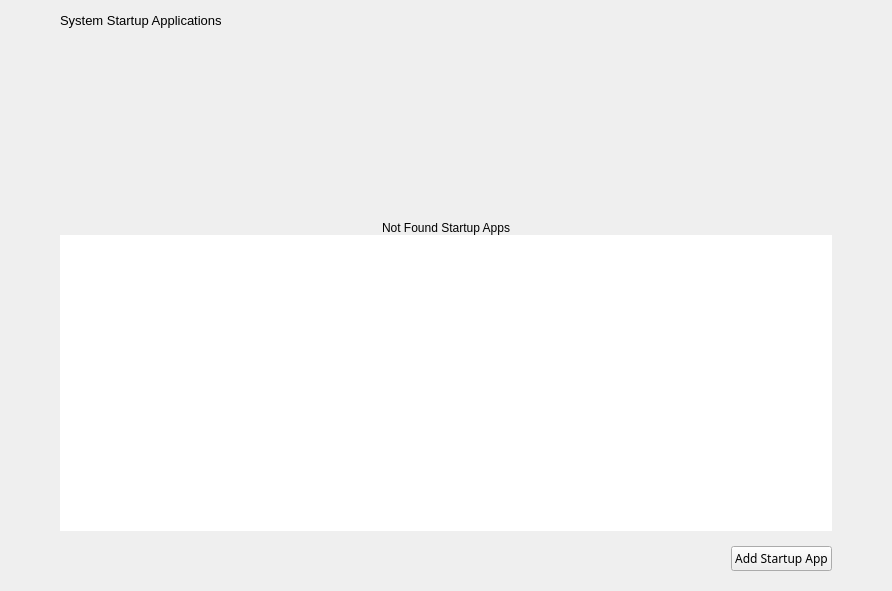
<?xml version="1.0" encoding="UTF-8"?>
<ui version="4.0">
 <class>StartupAppsPage</class>
 <widget class="QWidget" name="StartupAppsPage">
  <property name="geometry">
   <rect>
    <x>0</x>
    <y>0</y>
    <width>892</width>
    <height>591</height>
   </rect>
  </property>
  <property name="windowTitle">
   <string>Startup Apps</string>
  </property>
  <layout class="QGridLayout" name="gridLayout">
   <property name="leftMargin">
    <number>0</number>
   </property>
   <property name="topMargin">
    <number>0</number>
   </property>
   <property name="rightMargin">
    <number>0</number>
   </property>
   <property name="bottomMargin">
    <number>0</number>
   </property>
   <property name="spacing">
    <number>0</number>
   </property>
   <item row="0" column="0">
    <widget class="QWidget" name="widgetStartupApps" native="true">
     <property name="sizePolicy">
      <sizepolicy hsizetype="Preferred" vsizetype="Expanding">
       <horstretch>0</horstretch>
       <verstretch>0</verstretch>
      </sizepolicy>
     </property>
     <property name="cursor">
      <cursorShape>ArrowCursor</cursorShape>
     </property>
     <property name="styleSheet">
      <string notr="true"/>
     </property>
     <layout class="QGridLayout" name="gridLayout_2">
      <property name="leftMargin">
       <number>60</number>
      </property>
      <property name="topMargin">
       <number>10</number>
      </property>
      <property name="rightMargin">
       <number>60</number>
      </property>
      <property name="bottomMargin">
       <number>20</number>
      </property>
      <property name="spacing">
       <number>5</number>
      </property>
      <item row="0" column="1">
       <spacer name="horizontalSpacer">
        <property name="orientation">
         <enum>Qt::Horizontal</enum>
        </property>
        <property name="sizeHint" stdset="0">
         <size>
          <width>40</width>
          <height>20</height>
         </size>
        </property>
       </spacer>
      </item>
      <item row="5" column="2">
       <widget class="QPushButton" name="btnAddStartupApp">
        <property name="sizePolicy">
         <sizepolicy hsizetype="Fixed" vsizetype="Fixed">
          <horstretch>0</horstretch>
          <verstretch>0</verstretch>
         </sizepolicy>
        </property>
        <property name="font">
         <font>
          <family>NanumGothic</family>
         </font>
        </property>
        <property name="cursor">
         <cursorShape>PointingHandCursor</cursorShape>
        </property>
        <property name="focusPolicy">
         <enum>Qt::NoFocus</enum>
        </property>
        <property name="accessibleName">
         <string notr="true">primary</string>
        </property>
        <property name="styleSheet">
         <string notr="true"/>
        </property>
        <property name="text">
         <string>Add Startup App</string>
        </property>
       </widget>
      </item>
      <item row="0" column="0" alignment="Qt::AlignLeft">
       <widget class="QLabel" name="lblStartupAppsTitle">
        <property name="font">
         <font>
          <pointsize>10</pointsize>
          <italic>false</italic>
         </font>
        </property>
        <property name="accessibleName">
         <string/>
        </property>
        <property name="styleSheet">
         <string notr="true"/>
        </property>
        <property name="text">
         <string notr="true">System Startup Applications</string>
        </property>
       </widget>
      </item>
      <item row="4" column="0" colspan="3">
       <spacer name="verticalSpacer_2">
        <property name="orientation">
         <enum>Qt::Vertical</enum>
        </property>
        <property name="sizeType">
         <enum>QSizePolicy::Fixed</enum>
        </property>
        <property name="sizeHint" stdset="0">
         <size>
          <width>20</width>
          <height>10</height>
         </size>
        </property>
       </spacer>
      </item>
      <item row="1" column="0" colspan="3">
       <widget class="QWidget" name="verticalWidget" native="true">
        <layout class="QVBoxLayout" name="verticalLayout">
         <property name="spacing">
          <number>0</number>
         </property>
         <property name="leftMargin">
          <number>0</number>
         </property>
         <property name="topMargin">
          <number>0</number>
         </property>
         <property name="rightMargin">
          <number>0</number>
         </property>
         <property name="bottomMargin">
          <number>0</number>
         </property>
         <item>
          <widget class="QWidget" name="notFoundWidget" native="true">
           <property name="sizePolicy">
            <sizepolicy hsizetype="Preferred" vsizetype="Expanding">
             <horstretch>0</horstretch>
             <verstretch>0</verstretch>
            </sizepolicy>
           </property>
           <property name="minimumSize">
            <size>
             <width>0</width>
             <height>200</height>
            </size>
           </property>
           <property name="maximumSize">
            <size>
             <width>16777215</width>
             <height>200</height>
            </size>
           </property>
           <property name="styleSheet">
            <string notr="true"/>
           </property>
           <layout class="QVBoxLayout" name="notFoundLayout">
            <property name="spacing">
             <number>0</number>
            </property>
            <property name="leftMargin">
             <number>0</number>
            </property>
            <property name="topMargin">
             <number>0</number>
            </property>
            <property name="rightMargin">
             <number>0</number>
            </property>
            <property name="bottomMargin">
             <number>0</number>
            </property>
            <item alignment="Qt::AlignHCenter|Qt::AlignBottom">
             <widget class="QLabel" name="lblNotFound">
              <property name="text">
               <string>Not Found Startup Apps</string>
              </property>
             </widget>
            </item>
           </layout>
          </widget>
         </item>
         <item>
          <widget class="QListWidget" name="listWidgetStartup">
           <property name="focusPolicy">
            <enum>Qt::NoFocus</enum>
           </property>
           <property name="frameShape">
            <enum>QFrame::NoFrame</enum>
           </property>
           <property name="horizontalScrollBarPolicy">
            <enum>Qt::ScrollBarAlwaysOff</enum>
           </property>
           <property name="editTriggers">
            <set>QAbstractItemView::EditKeyPressed</set>
           </property>
           <property name="selectionMode">
            <enum>QAbstractItemView::NoSelection</enum>
           </property>
           <property name="selectionBehavior">
            <enum>QAbstractItemView::SelectRows</enum>
           </property>
           <property name="resizeMode">
            <enum>QListView::Adjust</enum>
           </property>
           <property name="layoutMode">
            <enum>QListView::Batched</enum>
           </property>
           <property name="spacing">
            <number>5</number>
           </property>
           <property name="uniformItemSizes">
            <bool>true</bool>
           </property>
          </widget>
         </item>
        </layout>
       </widget>
      </item>
     </layout>
    </widget>
   </item>
  </layout>
 </widget>
 <resources/>
 <connections/>
</ui>
